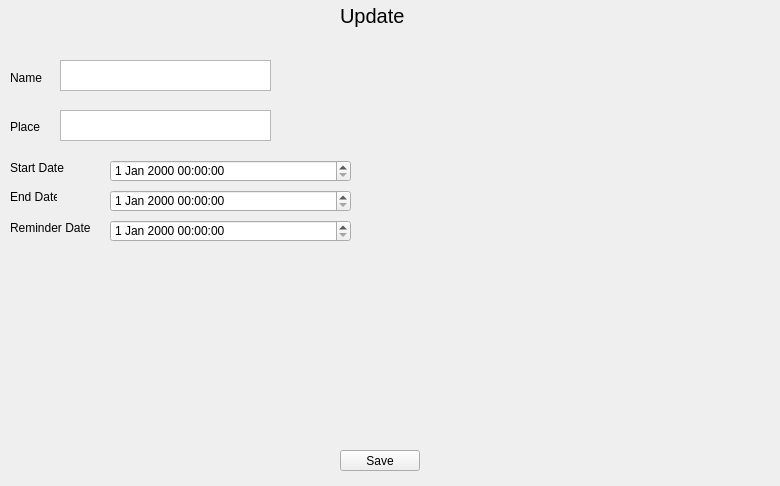
<?xml version="1.0" encoding="UTF-8"?>
<ui version="4.0">
 <class>UpdateForm</class>
 <widget class="QWidget" name="UpdateForm">
  <property name="geometry">
   <rect>
    <x>0</x>
    <y>0</y>
    <width>780</width>
    <height>486</height>
   </rect>
  </property>
  <property name="windowTitle">
   <string>Form</string>
  </property>
  <widget class="QLabel" name="label">
   <property name="geometry">
    <rect>
     <x>340</x>
     <y>0</y>
     <width>91</width>
     <height>31</height>
    </rect>
   </property>
   <property name="font">
    <font>
     <pointsize>15</pointsize>
    </font>
   </property>
   <property name="text">
    <string>Update</string>
   </property>
  </widget>
  <widget class="QPlainTextEdit" name="name">
   <property name="geometry">
    <rect>
     <x>60</x>
     <y>60</y>
     <width>211</width>
     <height>31</height>
    </rect>
   </property>
  </widget>
  <widget class="QLabel" name="label_2">
   <property name="geometry">
    <rect>
     <x>10</x>
     <y>70</y>
     <width>41</width>
     <height>16</height>
    </rect>
   </property>
   <property name="text">
    <string>Name</string>
   </property>
  </widget>
  <widget class="QLabel" name="label_3">
   <property name="geometry">
    <rect>
     <x>10</x>
     <y>120</y>
     <width>47</width>
     <height>13</height>
    </rect>
   </property>
   <property name="text">
    <string>Place</string>
   </property>
  </widget>
  <widget class="QTextEdit" name="place">
   <property name="geometry">
    <rect>
     <x>60</x>
     <y>110</y>
     <width>211</width>
     <height>31</height>
    </rect>
   </property>
  </widget>
  <widget class="QLabel" name="label_5">
   <property name="geometry">
    <rect>
     <x>10</x>
     <y>160</y>
     <width>71</width>
     <height>16</height>
    </rect>
   </property>
   <property name="text">
    <string>Start Date</string>
   </property>
  </widget>
  <widget class="QLabel" name="label_6">
   <property name="geometry">
    <rect>
     <x>10</x>
     <y>190</y>
     <width>47</width>
     <height>13</height>
    </rect>
   </property>
   <property name="text">
    <string>End Date</string>
   </property>
  </widget>
  <widget class="QLabel" name="label_7">
   <property name="geometry">
    <rect>
     <x>10</x>
     <y>220</y>
     <width>121</width>
     <height>16</height>
    </rect>
   </property>
   <property name="text">
    <string>Reminder Date</string>
   </property>
  </widget>
  <widget class="QPushButton" name="update">
   <property name="geometry">
    <rect>
     <x>340</x>
     <y>450</y>
     <width>80</width>
     <height>21</height>
    </rect>
   </property>
   <property name="text">
    <string>Save</string>
   </property>
  </widget>
  <widget class="QDateTimeEdit" name="startDate">
   <property name="geometry">
    <rect>
     <x>110</x>
     <y>160</y>
     <width>241</width>
     <height>22</height>
    </rect>
   </property>
  </widget>
  <widget class="QDateTimeEdit" name="endDate">
   <property name="geometry">
    <rect>
     <x>110</x>
     <y>190</y>
     <width>241</width>
     <height>22</height>
    </rect>
   </property>
  </widget>
  <widget class="QDateTimeEdit" name="reminderDate">
   <property name="geometry">
    <rect>
     <x>110</x>
     <y>220</y>
     <width>241</width>
     <height>22</height>
    </rect>
   </property>
  </widget>
 </widget>
 <resources/>
 <connections/>
</ui>
